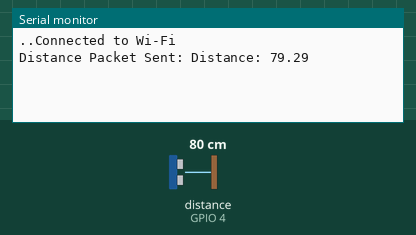
Recording of a sketch running on a simulated ESP32. Shown: the last lines printed to the serial monitor. Wiring (inferred from the names in the program): ultrasonic range finder: trigger GPIO 2; echo GPIO 4. The test bench sets the inputs (shaded band); at power-on: distance to the obstacle (sensor on GPIO 4) 80 cm. The echo pulse lasts 58.3 µs per cm; WiFi joins after 1.5 s; servers stay silent unless stated.

Above: at 3.2 s.
3.3 s: distance to the obstacle (sensor on GPIO 4) set to 2 cm
At 5.4 s:
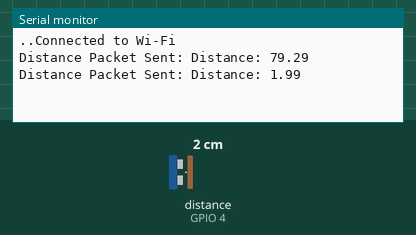
6.0 s: distance to the obstacle (sensor on GPIO 4) set to 4 cm
At 7.0 s:
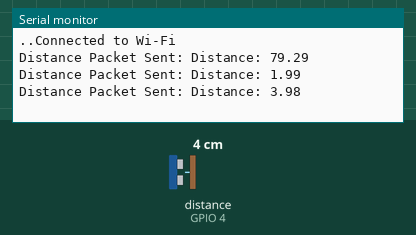
Timing chart, 0 to 9.0 s (numbered marks = the images above; inputs shaded):
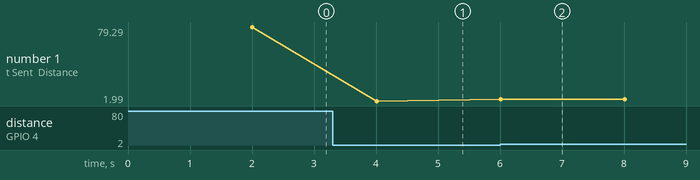

The sketch:

Sender4WifiUDPProtocol.ino
```cpp
/*
 * ============================================================================
 * Ultrasonic Distance Sensor Node — Legitimate Monitoring Firmware
 * ============================================================================
 *
 * PURPOSE:
 *   This firmware implements an ESP3-based ultrasonic sensor node used
 *   as a legitimate component within the research testbed. It is designed
 *   to monitor proximity/distance and report it over UDP to a trusted
 *   monitoring server (SERVER_IP).
 *   It is based on / accompanies the published research papers' DOIs
     (10.1109/ACCESS.2025.3626798 and 10.1109/HONET67928.2025.11318504).
 *
 *   This node serves as a legitimate behavior node in the experimental
 *   setup, providing standard sensor telemetry without any malicious
 *   payloads or unauthorized transmissions.
 *
 *   The node uses an HC-SR04 ultrasonic sensor to measure distance and
 *   transmits the results at regular intervals.
 *
 * THREAT MODEL:
 *   - Legitimate channel: ESP32 -> SERVER_IP (trusted monitoring server)
 *   - Note: This specific firmware does not contain any attack vectors; it represents a normal operational state.
 *
 * ============================================================================
 */

#include <WiFi.h>
#include <WiFiUdp.h>

// ---------------------------------------------------------------------------
// Pin configuration
// ---------------------------------------------------------------------------
#define TRIGGER_PIN 2  // Ultrasonic Trigger pin
#define ECHO_PIN 4     // Ultrasonic Echo pin

// ---------------------------------------------------------------------------
// Network configuration
// ---------------------------------------------------------------------------
#define SERVER_PORT 12345    // UDP port used for legitimate traffic
#define SERVER_IP "x.x.x.x"  // Legitimate server: trusted destination IP address

const char *ssid = "xxx";      // Wi-Fi SSID — replace with your testbed network
const char *password = "xxx";  // Wi-Fi password — replace with your testbed network credentials

// ---------------------------------------------------------------------------
// Sensor Configuration & Global Objects
// ---------------------------------------------------------------------------
WiFiUDP udp;

// ---------------------------------------------------------------------------
// Triggers the ultrasonic sensor and calculates the distance based on
// the time of flight of the ultrasonic pulse.
// ---------------------------------------------------------------------------
float getDistance() {
  digitalWrite(TRIGGER_PIN, LOW);
  delayMicroseconds(2);
  digitalWrite(TRIGGER_PIN, HIGH);
  delayMicroseconds(10);
  digitalWrite(TRIGGER_PIN, LOW);

  // pulseIn returns the duration in microseconds
  long duration = pulseIn(ECHO_PIN, HIGH);

  // Calculate distance: (duration * speed of sound) / 2
  float distance = duration * 0.034 / 2;
  return distance;
}

void setup() {
  Serial.begin(115200);

  // Sensor pin setup
  pinMode(TRIGGER_PIN, OUTPUT);
  pinMode(ECHO_PIN, INPUT);

  // Connect to Wi-Fi
  WiFi.begin(ssid, password);
  while (WiFi.status() != WL_CONNECTED) {
    delay(1000);
    Serial.print(".");
  }
  Serial.println("Connected to Wi-Fi");

  // Initialize UDP socket (port 0 = let the OS/stack auto-assign a local port)
  udp.begin(0);
}

void loop() {
  // Fixed baseline so any frequency change during
  // experimental testing produces a measurable power-draw signature
  setCpuFrequencyMhz(80);

  // --- Legitimate channel: normal sensor reporting ---
  float distance = getDistance();
  String data = "Distance: " + String(distance);

  Serial.println("Distance Packet Sent: " + data);

  udp.beginPacket(SERVER_IP, SERVER_PORT);
  udp.print(data);
  udp.endPacket();

  delay(2000);
}
```

Measured:
- after the input at 3.3 s, the serial monitor: prints a new line after 0.71 s (image 1)
- after the input at 6.0 s, the serial monitor: prints a new line at once (image 2)
- plotted number 1: 79.29 → 1.99 after the input at 3.3 s, 1.99 → 3.98 after the input at 6.0 s
